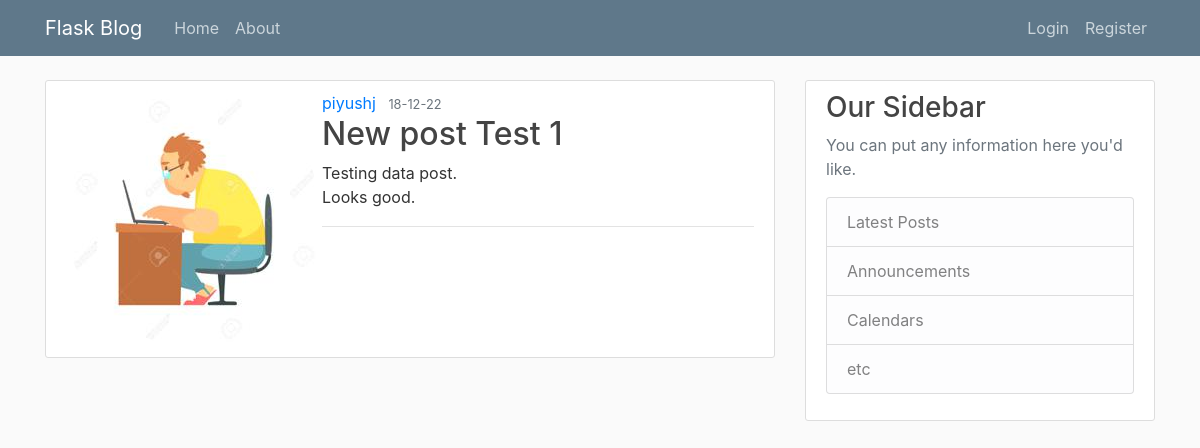
/post/1, run on the app's committed database.
### flaskblog/models.py (models this page shows, shortened)
class User(db.Model, UserMixin):
    id = db.Column(db.Integer, primary_key=True)
    username = db.Column(db.String(30), unique=True, nullable=False)
    email = db.Column(db.String(120), unique=True, nullable=False)
    image_file = db.Column(db.String(20), nullable=False, default='default.jpg')
    password = db.Column(db.String(60), nullable=False)
    posts = db.relationship('Post', backref='author', lazy=True)

class Post(db.Model):
    id = db.Column(db.Integer, primary_key=True)
    title = db.Column(db.String(100), nullable=False)
    date_posted = db.Column(db.DateTime, nullable=False, default=datetime.utcnow)
    content = db.Column(db.Text, nullable=False)
    user_id = db.Column(db.Integer, db.ForeignKey('user.id'), nullable=False)

### flaskblog/routes.py (the view)
@app.route("/post/<int:post_id>")
def post(post_id):
    post = Post.query.get_or_404(post_id)
    return render_template('post.html', title=post.title, post=post)

### flaskblog/templates/post.html (shortened to what this page needs)
{% extends "layout.html" %}
{% block content %}
<article class="media content-section">
  <img class="rounded-circle article-image" src="{{ url_for('static', filename='profile_pics/' + post.author.image_file) }}">
  <div class="media-body">
    <div class="article-metadata">
      <a class="mr-2" href="{{ url_for('user_posts', username=post.author.username) }}">{{ post.author.username }}</a>
      <small class="text-muted">{{ post.date_posted.strftime('%y-%m-%d') }}</small>
      <h2 class="article-title">{{ post.title }}</h2>
      <p class="article-content">{{ post.content }}</p>
    </div>
</article>
{% endblock content %}

### flaskblog/static/main.css (style rules this page uses)
body { background: #fafafa; color: #333333; margin-top: 5rem; }
h1, h2, h3, h4, h5, h6 { color: #444444; }
.content-section { background: #ffffff; padding: 10px 20px; border: 1px solid #dddddd; border-radius: 3px; margin-bottom: 20px; }
.article-title { color: #444444; }
.article-content { white-space: pre-line; }
.article-metadata { padding-bottom: 1px; margin-bottom: 4px; border-bottom: 1px solid #e3e3e3 }

### data on the page
User: image_file (picture), author.username "piyushj"
Post: date_posted "18-12-22", title "New post Test 1", content "Testing data post. Looks good."
